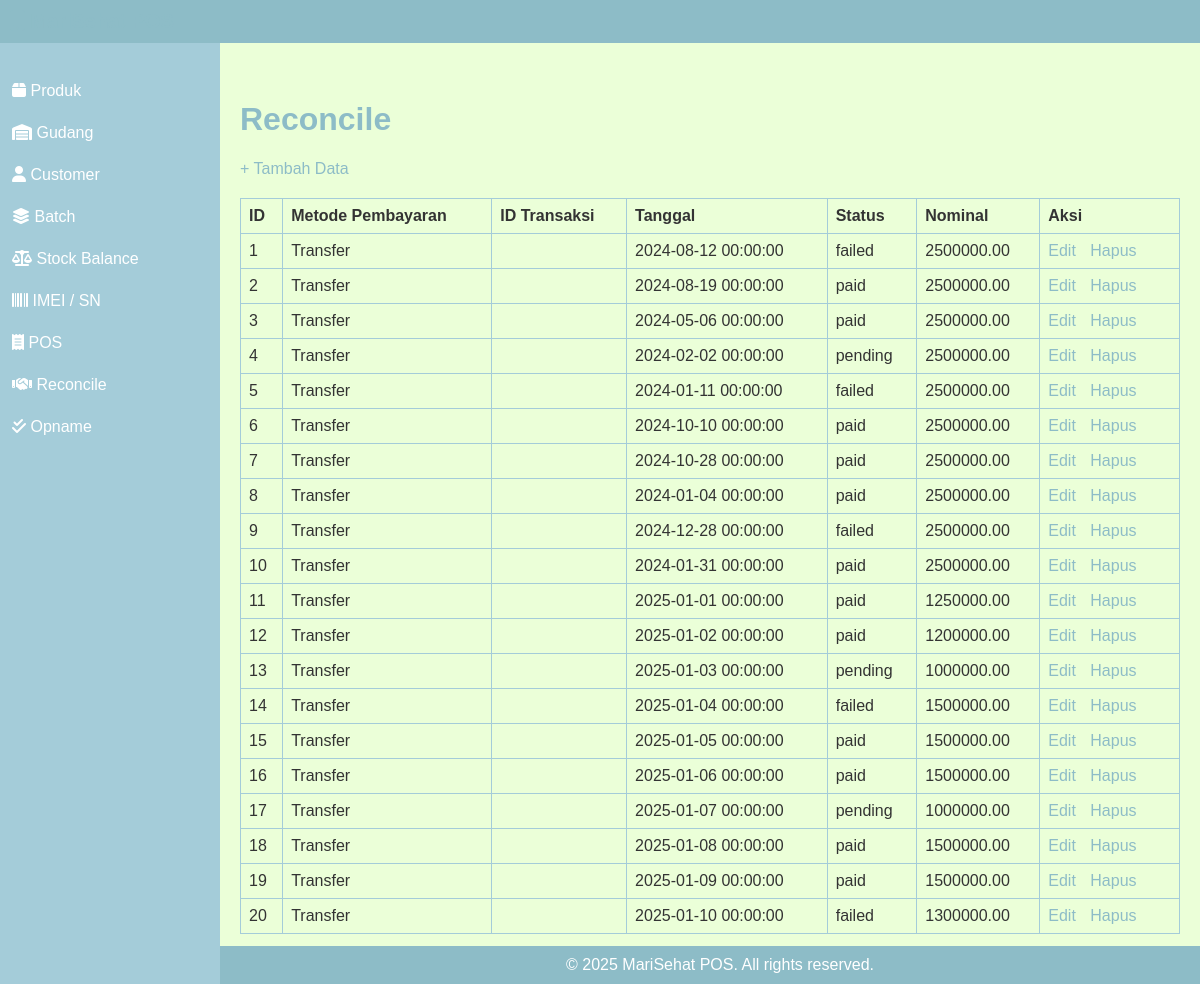
Page /reconcile/index.php on the committed database.
### tables this page shows
CREATE TABLE `reconcile` (
  `id` int(11) NOT NULL,
  `metode_pembayaran` varchar(50) DEFAULT NULL,
  `kode_transaksi` varchar(50) DEFAULT NULL,
  `tanggal_transaksi` datetime DEFAULT NULL,
  `status_pembayaran` enum('paid','pending','failed') DEFAULT NULL,
  `nominal` decimal(15,2) DEFAULT NULL
);

### reconcile/index.php (the view)
<?php
require '../db.php';
$stmt = $pdo->query("SELECT * FROM reconcile");
$data = $stmt->fetchAll();
?>
<link rel="stylesheet" href="../css/style.css">
<?php include '../includes/header.php'; ?>
<?php include '../includes/sidebar.php'; ?>
<h1>Reconcile</h1>
<a href="create.php">+ Tambah Data</a>
<table>
    <tr>
        <th>ID</th>
        <th>Metode Pembayaran</th>
        <th>ID Transaksi</th>
        <th>Tanggal</th>
        <th>Status</th>
        <th>Nominal</th>
        <th>Aksi</th>
    </tr>
    <?php foreach ($data as $r): ?>
    <tr>
        <td><?= $r['id'] ?></td>
        <td><?= htmlspecialchars($r['metode_pembayaran']) ?></td>
        <td><?= htmlspecialchars($r['id_transaksi']) ?></td>
        <td><?= htmlspecialchars($r['tanggal_transaksi']) ?></td>
        <td><?= htmlspecialchars($r['status_pembayaran']) ?></td>
        <td><?= htmlspecialchars($r['nominal']) ?></td>
        <td>
            <a href="edit.php?id=<?= $r['id'] ?>">Edit</a>
            <a href="delete.php?id=<?= $r['id'] ?>" onclick="return confirm('Yakin hapus?')">Hapus</a>
        </td>
    </tr>
    <?php endforeach; ?>
</table>
<?php include '../includes/footer.php'; ?>

### css/style.css (style rules this page uses)
body { font-family: Arial, sans-serif; background-color: #EBFFD8; color: #333; margin: 20px; padding-bottom: 30px; }
h1, h2 { color: #8DBCC7; }
a { text-decoration: none; color: #8DBCC7; margin-right: 10px; }
table { width: 100%; border-collapse: collapse; margin-top: 10px; }
table, th, td { border: 1px solid #A4CCD9; }
th, td { padding: 10px; text-align: left; }
body { margin: 0; font-family: Arial, sans-serif; background-color: #EBFFD8; }
table { width: 100%; border-collapse: collapse; margin-top: 20px; }
th, td { padding: 8px; text-align: left; }

### rows in the picture
reconcile: id "1", metode_pembayaran "Transfer", tanggal_transaksi "2024-08-12 00:00:00", status_pembayaran "failed", nominal "2500000.00"
reconcile: id "2", metode_pembayaran "Transfer", tanggal_transaksi "2024-08-19 00:00:00", status_pembayaran "paid", nominal "2500000.00"
reconcile: id "3", metode_pembayaran "Transfer", tanggal_transaksi "2024-05-06 00:00:00", status_pembayaran "paid", nominal "2500000.00"
reconcile: id "4", metode_pembayaran "Transfer", tanggal_transaksi "2024-02-02 00:00:00", status_pembayaran "pending", nominal "2500000.00"
reconcile: id "5", metode_pembayaran "Transfer", tanggal_transaksi "2024-01-11 00:00:00", status_pembayaran "failed", nominal "2500000.00"
reconcile: id "6", metode_pembayaran "Transfer", tanggal_transaksi "2024-10-10 00:00:00", status_pembayaran "paid", nominal "2500000.00"
reconcile: id "7", metode_pembayaran "Transfer", tanggal_transaksi "2024-10-28 00:00:00", status_pembayaran "paid", nominal "2500000.00"
reconcile: id "8", metode_pembayaran "Transfer", tanggal_transaksi "2024-01-04 00:00:00", status_pembayaran "paid", nominal "2500000.00"
reconcile: id "9", metode_pembayaran "Transfer", tanggal_transaksi "2024-12-28 00:00:00", status_pembayaran "failed", nominal "2500000.00"
reconcile: id "10", metode_pembayaran "Transfer", tanggal_transaksi "2024-01-31 00:00:00", status_pembayaran "paid", nominal "2500000.00"
reconcile: id "11", metode_pembayaran "Transfer", tanggal_transaksi "2025-01-01 00:00:00", status_pembayaran "paid", nominal "1250000.00"
reconcile: id "12", metode_pembayaran "Transfer", tanggal_transaksi "2025-01-02 00:00:00", status_pembayaran "paid", nominal "1200000.00"
reconcile: id "13", metode_pembayaran "Transfer", tanggal_transaksi "2025-01-03 00:00:00", status_pembayaran "pending", nominal "1000000.00"
reconcile: id "14", metode_pembayaran "Transfer", tanggal_transaksi "2025-01-04 00:00:00", status_pembayaran "failed", nominal "1500000.00"
reconcile: id "15", metode_pembayaran "Transfer", tanggal_transaksi "2025-01-05 00:00:00", status_pembayaran "paid", nominal "1500000.00"
reconcile: id "16", metode_pembayaran "Transfer", tanggal_transaksi "2025-01-06 00:00:00", status_pembayaran "paid", nominal "1500000.00"
reconcile: id "17", metode_pembayaran "Transfer", tanggal_transaksi "2025-01-07 00:00:00", status_pembayaran "pending", nominal "1000000.00"
reconcile: id "18", metode_pembayaran "Transfer", tanggal_transaksi "2025-01-08 00:00:00", status_pembayaran "paid", nominal "1500000.00"
reconcile: id "19", metode_pembayaran "Transfer", tanggal_transaksi "2025-01-09 00:00:00", status_pembayaran "paid", nominal "1500000.00"
reconcile: id "20", metode_pembayaran "Transfer", tanggal_transaksi "2025-01-10 00:00:00", status_pembayaran "failed", nominal "1300000.00"
